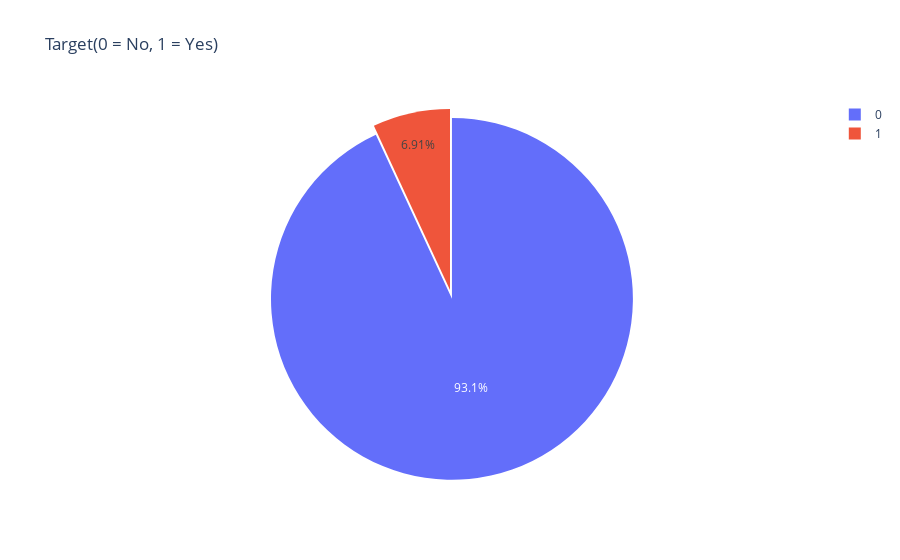

Here is the notebook cell this chart was saved with:
### Markdown cell above
Above we can see that installs and reviews has the strongest inverse correlation

### Code cell
col = "Type"
grouped = df_apps[col].value_counts().reset_index()
grouped = grouped.rename(columns = {col : "count", "index" : col})

## plot
trace = go.Pie(labels=grouped[col], values=grouped['count'], pull=[0.05, 0])
layout = {'title': 'Target(0 = No, 1 = Yes)'}
fig = go.Figure(data = [trace], layout = layout)
iplot(fig)

### Figure 1 — Plotly figure (JSON) as saved in the notebook; plotly's stock layout.template omitted (floating-point values rounded to 4 significant figures)
{"data": [{"labels": [0, 1], "pull": [0.05, 0], "type": "pie", "values": [8719, 647]}], "layout": {"title": {"text": "Target(0 = No, 1 = Yes)"}}}
